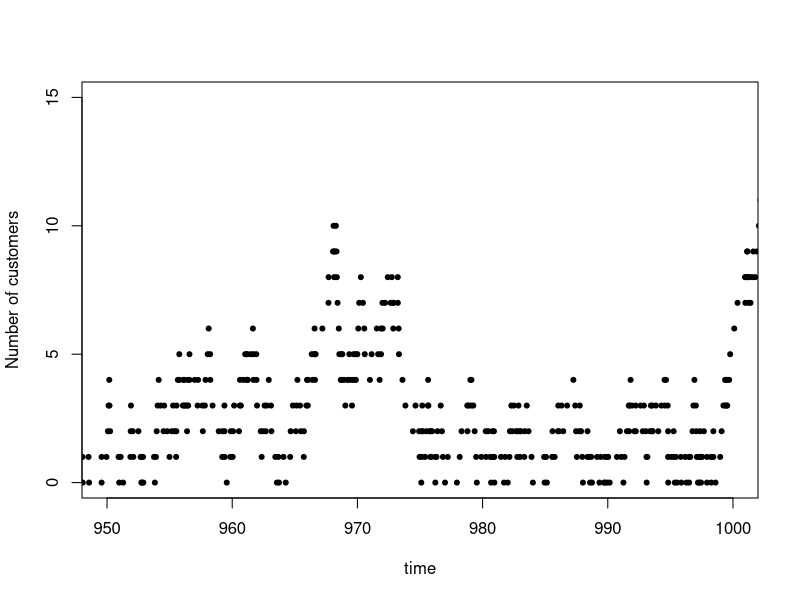
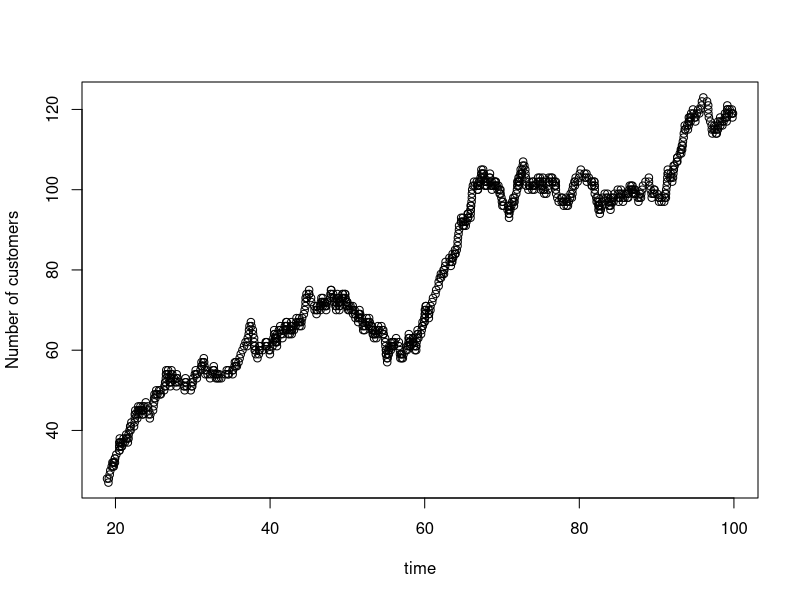
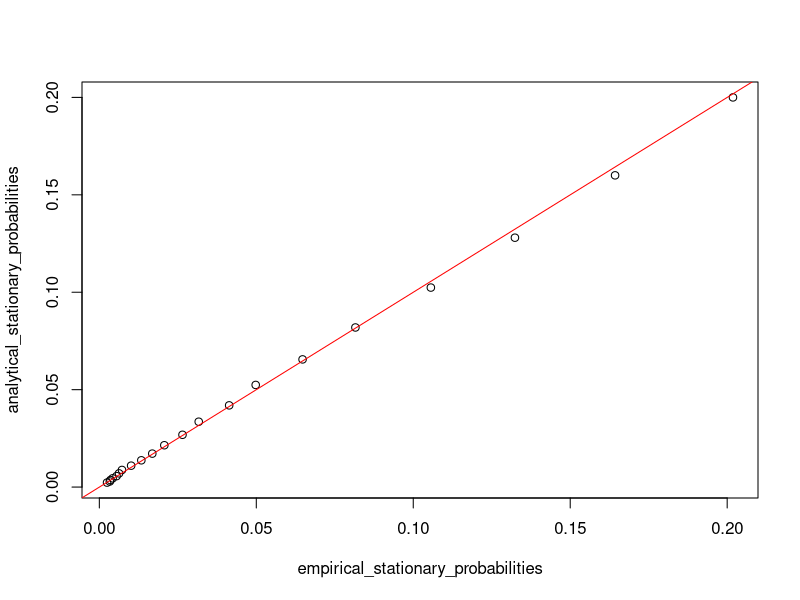

The R script that drew these images, in order:
## ---- chunk 1
knitr::opts_chunk$set(echo = TRUE)
set.seed(1234)
## ---- chunk 2
lambda <- 4
mu <- 5

simulate_MM1 <- function(lambda=lambda, mu=mu, N0=0, Tmax=2000){
  #Initialize vectors to store each of the values of interest throughout the simulation
  events <- 0 #stores the type of event (1 for arrival, -1 for departure)
  Times <- 0 #times of events
  customers <- N0 #number of customers at each time in Times
  
  while(tail(Times,1) < Tmax){ #keep simulating until you have an event \\
      #at a time greater than Tmax
    
    if(tail(customers,1)==0){ #separate behavior occurs if system currently has 0 customers
      tau <- rexp(1, rate=lambda) #interarrival intervals are exponentially distributed
      event <- 1 #only an arrival can occur if thre are 0 customers
      
    } else {
      tau <- rexp(1, rate=lambda+mu) #inter-event intervals are exponentially distributed
      if(runif(1,0,1) < lambda/(lambda+mu)){ #if runif is less than P(event = arrival)...
        event <- 1 #call the event an arrival
      } else{ 
        event <- -1 #otherwise, call the event a departure
      }
    }
    
    #now that we have simulatd one event, we need to do some accounting
    customers <- c(customers, tail(customers,1)+event)
    Times <- c(Times, tail(Times,1)+tau)
    events <- c(events, event)
  }
  
  #we need to toss out the information from the last event (it occured after Tmax)
  events <- head(events, -1)
  Times <- head(Times, -1)
  customers <- head(customers, -1)
  
  #we will also toss out the first 200 events to allow for burn-in
  events <- tail(events, -200)
  Times <- tail(Times, -200)
  customers <- tail(customers, -200)
  
  return(list(events,Times,customers))
}
## ---- chunk 3
sim <- simulate_MM1(lambda = 4, mu=5, N0=0, Tmax=10000)
plot(x=sim[[2]], y=sim[[3]], xlim=c(950,1000), ylim=c(0,15),
     pch = 20, xlab="time", ylab="Number of customers") 
#number of customers vs time
## ---- chunk 4
sim2 <- simulate_MM1(lambda = 6, mu=5, N0=0, Tmax=100)
plot(x=sim2[[2]], y=sim2[[3]], xlab="time", ylab="Number of customers") 
#number of customers vs time
## ---- chunk 5
###################### Working with the simulation data ###################### 
#this function takes as inputs the value for j and data simulated for a M/M/1 queue
#it outputs the stationary probability of having j customers in the queue
#the function divides the duration of time in which the simulated queue system has \\
  #j customers within it by the total duration of time that was simulated
calc_stationary_prob_empirical <- function(j, data){
  #calculate the time intervals between events in simulation data
  intervals <- diff(data[[2]]) #diff finds the intervals between every \\
    #two adjacent times in our simulation data
  num_customers <- head(data[[3]], -1) #for the number of customers at the time of \\
    #each event we toss out the last number because it does not correspond to a \\
    #time interval above
  stationary_prob <- sum(intervals[num_customers == j])/(max(data[[2]])-min(data[[2]]))
  return(stationary_prob)
}
empirical_stationary_probabilities <- lapply(seq(0,20,by=1), 
                                             calc_stationary_prob_empirical, data=sim)
empirical_stationary_probabilities <- unlist(empirical_stationary_probabilities, use.names=F)

###################### Using analytical equations ###################### 
mu <- 5
lambda <- 4
rho <- lambda/mu
#This function calculates the stationary probability that jcustomers are in the system \\
  #using the analytical result
#stationary probability that j customers are in the system is given by (1-rho)*rho^j
calc_stationary_prob_analytical <- function(j, rho_){
  return((1-rho_)*rho_^j)
}
analytical_stationary_probabilities <- lapply(seq(0,20,by=1), 
       calc_stationary_prob_analytical, rho_=rho)
analytical_stationary_probabilities <- unlist(analytical_stationary_probabilities, use.names=F)

#plotting the values for the stationary probabilities from the empirical vs analytical \\
  #methods for values of j from 0 to 20, we can see that they agree very well
plot(x=empirical_stationary_probabilities,
     y=analytical_stationary_probabilities)
abline(a=0, b=1, col="red")

#the MSE of empirical stationary probabilities from j=0 to 25 compared to analytical results
sum((empirical_stationary_probabilities - analytical_stationary_probabilities)^2)/
  length(empirical_stationary_probabilities)
## ---- chunk 6
###################### Working with the simulation data ###################### 
1-calc_stationary_prob_empirical(j=0, data=sim)

###################### Using analytical equations ###################### 
#server utilization is equal to rho
rho
## ---- chunk 7
###################### Working with the simulation data ###################### 
### Empirical average number of customers in the system
intervals <- diff(sim[[2]]) #calculate length of time intervals between events in the simulation
n_customers <- head(sim[[3]], -1) #toss out the last recorded # customers as \\
  #it does not correspond to a time interval
#divide the sum of the time intervals * # customers in each interval by \\
  #the total amount of time that was simulated in our simulation
mean_customers_system <- sum(intervals*n_customers)/(max(sim[[2]])-min(sim[[2]]))
mean_customers_system

### Empirical average time a customer spends in the system
#step 1: extract all the arrival times and departure times from our simulation
times_of_arrivals <- sim[[2]][sim[[1]]==1]
times_of_departures <- sim[[2]][sim[[1]]==-1]
#step 2: find the number of customers in the system at the moment of each arrival
n_customers_at_arrivals <- sim[[3]][sim[[1]]==1]
#this function takes as input a single time of arrival for an individual customer, \\
  #the number of customers in the system at the moment of the customer's arrival, \\
  #and the vector of all departure times in our simulation
#the function then counts forward in time from the moment of the customer's arrival \\
  #until the number of customers that have departed equals the number of customers who \\
  #were in the system at the moment the customer first arrived
calc_duration_in_system <- function(time_of_arrival, n_customers_at_arrival, 
                                    times_of_departures_){
  #subset the departure times to focus on times that are greater than the time that the \\
    #customer first arrives into the system
  subset_times_of_departures <- times_of_departures_[times_of_departures_ > time_of_arrival]
  #The time of departure is the moment that the number of departures that occur after the \\
    #moment of arrival equals the number of customers who were in the system at the moment \\
    #the customer first arrived
  time_of_departure <- subset_times_of_departures[n_customers_at_arrival]
  return(time_of_departure-time_of_arrival)
}
#use the above function to store the time spent in the system for all customers in our simulation
durations_in_system <- c()
for(i in 1:length(times_of_arrivals)){
  durations_in_system <- c(durations_in_system, 
                           calc_duration_in_system(time_of_arrival=times_of_arrivals[i],
                                                   n_customers_at_arrival=n_customers_at_arrivals[i], 
                                                   times_of_departures_=times_of_departures))
}
#in calculating the mean, we must remove NA values, which represent customers\\
  # who still have not departed from the system by the time the simulation ends\\
mean_duration_system <- mean(durations_in_system, na.rm=TRUE)
mean_duration_system

###################### Using analytical equations ###################### 
### Analytical average number of customers in the system
#L = rho/(1-rho)
rho/(1-rho)
### Analytical average time a customer spends in the system
#W = rho/((1-rho)*lambda)
rho/((1-rho)*lambda)
## ---- chunk 8
###################### Working with the simulation data ###################### 
### Empirical average number of customers at the server
#average number of customers at the server is 1-pi0
mean_customers_server <- 1-calc_stationary_prob_empirical(j=0, data=sim)
mean_customers_server

### Empirical average service time
intervals <- diff(sim[[2]]) #calculate the intervals between events in our simulation
n_customers <- head(sim[[3]],-1) #drop the last n_customer since it does not \\
  #correspond to a time interval
total_time <- max(sim[[2]]) -min(sim[[2]]) #total time the simulation was run
non_zero_time <- total_time - sum(intervals[n_customers ==0]) #subtract the \\
  #intervals where the n_customers was 0 from the total time
n_departures <- sum(sim[[1]] == -1) #the number of departure events that occured \\
  #throughout the course of the simulation
mean_service_time <- non_zero_time/n_departures #divide the numbers to find the \\
  #mean service time
mean_service_time

###################### Using analytical equations ###################### 
### Analytical average number of customers at the server
#Ls = rho
rho
### Analytical average service time
#Ws = 1/mu
1/mu
## ---- chunk 9
###################### Working with the simulation data ###################### 
### Empirical average number of customers in the queue buffer
mean_customers_system-mean_customers_server

### Empirical average amount of time customers spend in the queue buffer
mean_duration_system-mean_service_time

###################### Using analytical equations ###################### 
### Analytical average number of customers in the queue buffer
#Lq = rho^2/(1-rho)
rho^2/(1-rho)

### Analytical average amount of time customers spend in the queue buffer
#Wq = rho/((1-rho)*mu)
rho/((1-rho)*mu)
